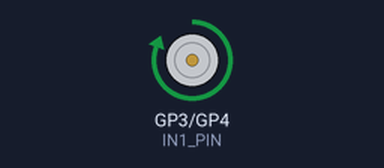
Bench run of a program on a simulated Raspberry Pi Pico running MicroPython. On the bench: motor-driver pin pairs drawn as motors (green arrow = first pin HIGH = forward, orange = second pin HIGH = backward, longer = more drive, scaled by the enable pin).

Above: at 2.5 s.
At 12.0 s:
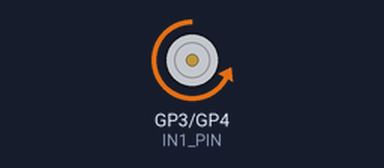
At 18.0 s:
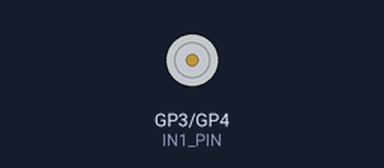
Timing chart, 0 to 24.7 s (numbered marks = the images above):
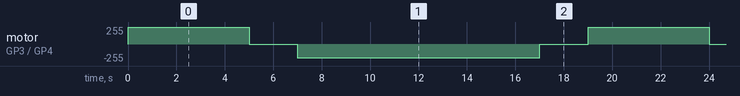

Measured:
- by itself, motor on GP3 (IN1_PIN) / GP4 (IN2_PIN): repeats every 19.0 s: stopped 2.0 s, backward 204/255 10.0 s, stopped 2.0 s, forward 255/255 5.0 s

The program:

bts7960_motor.py
```python
import machine
import utime

# Pin configuration for the motor driver (change these as needed)
PWM_PIN = machine.Pin(5)
IN1_PIN = machine.Pin(3, machine.Pin.OUT)
IN2_PIN = machine.Pin(4, machine.Pin.OUT)

# Set PWM frequency
pwm = machine.PWM(PWM_PIN)
pwm.freq(1000)  # You can adjust the frequency as needed

# Function to control the motor
def control_motor(speed_percent, direction):
    if direction == 1:
        IN1_PIN.value(1)
        IN2_PIN.value(0)

    if direction == -1:
        IN1_PIN.value(0)
        IN2_PIN.value(1)
    pwm.duty_u16(int(speed_percent * 65535 / 100))

# Control the motor
try:
    while True:
        control_motor(100, 1)  # Run the motor at 100% speed in forward direction
        utime.sleep(5)


        control_motor(0, 0)   # Stop the motor
        utime.sleep(2)

        control_motor(80, -1)
        utime.sleep(10)

        control_motor(0, 0)
        utime.sleep(2)
except KeyboardInterrupt:
    pass

# Turn off the motor
pwm.deinit()
```
